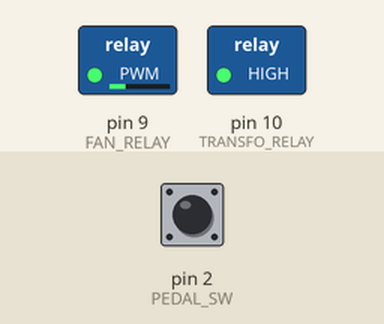
Simulated run of this sketch. Board: Arduino Uno, built with avr-gcc and run on an emulated ATmega328P. Shown: switched loads named in the sketch (green lamp = pin HIGH). Dashed ring = blinking. The test bench sets the inputs (shaded band); at power-on: pin 2 (PEDAL_SW) LOW.

Above: at 1.2 s.
1.3 s: pin 2 (PEDAL_SW) pulled HIGH for 0.15 s
At 2.4 s:
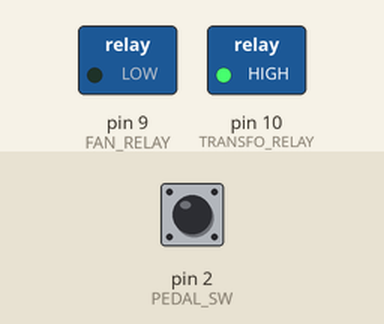
2.9 s: pin 2 (PEDAL_SW) pulled HIGH for 1 s
At 3.2 s:
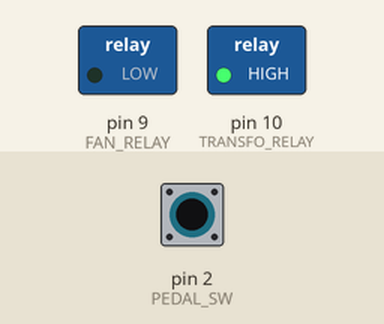
5.4 s: pin 2 (PEDAL_SW) pulled HIGH for 3.2 s
At 9.0 s:
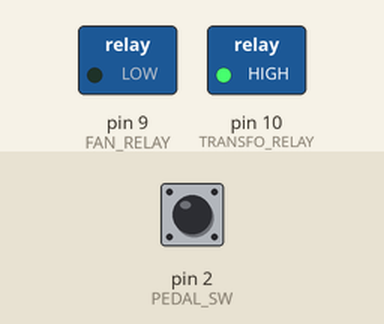
Timing chart, 0 to 10.5 s (numbered marks = the images above; inputs shaded):
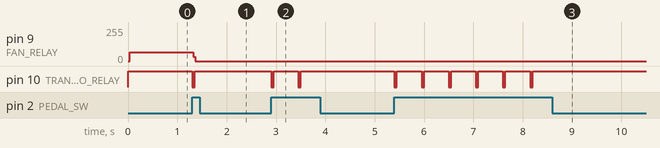

The sketch:

Spot_welder_code.ino
```cpp
#define TRANSFO_RELAY 10
#define FAN_RELAY 9
#define PEDAL_SW 2


#define SOLDER_TIME 50

#define TIME_FAN_ON 60000
volatile unsigned long fan_TimerOlder = millis()+TIME_FAN_ON;

//Mes relais son configurer a l'inverse so
#define RELAY_ON 0
#define RELAY_OFF 1

void setup() {
  pinMode(PEDAL_SW, INPUT);
  pinMode(FAN_RELAY,OUTPUT);
  pinMode(TRANSFO_RELAY,OUTPUT);

  digitalWrite(TRANSFO_RELAY,RELAY_OFF); // Etre sur que le transo est a OFF par default

}

void loop() {
  // put your main code here, to run repeatedly:
  if(digitalRead(PEDAL_SW))
  {
    fan_TimerOlder = millis();
    digitalWrite(TRANSFO_RELAY,RELAY_ON);
    delay(SOLDER_TIME);
    digitalWrite(TRANSFO_RELAY,RELAY_OFF);
    delay(500); // delay tempon
  }

  if(millis()-fan_TimerOlder < TIME_FAN_ON)
  {
    digitalWrite(FAN_RELAY,RELAY_ON);
  }
  else
  {
    digitalWrite(FAN_RELAY,RELAY_OFF);
  }
  digitalWrite(FAN_RELAY,RELAY_ON);
}

/*void spot_welder_ON()
{


}*/
```

Measured:
- after the input at 1.3 s, pin 9 (FAN_RELAY): 67/255 → 0/255 at once; pin 10 (TRANSFO_RELAY): HIGH → LOW at once, → HIGH 0.05 s later
- after the input at 2.9 s, pin 10 (TRANSFO_RELAY): alternates HIGH for 0.50 s and LOW for 0.05 s, 4 changes in all, then stays HIGH, starting at once
- after the input at 5.4 s, pin 10 (TRANSFO_RELAY): alternates HIGH for 0.50 s and LOW for 0.05 s, 12 changes in all, then stays HIGH, starting at once
